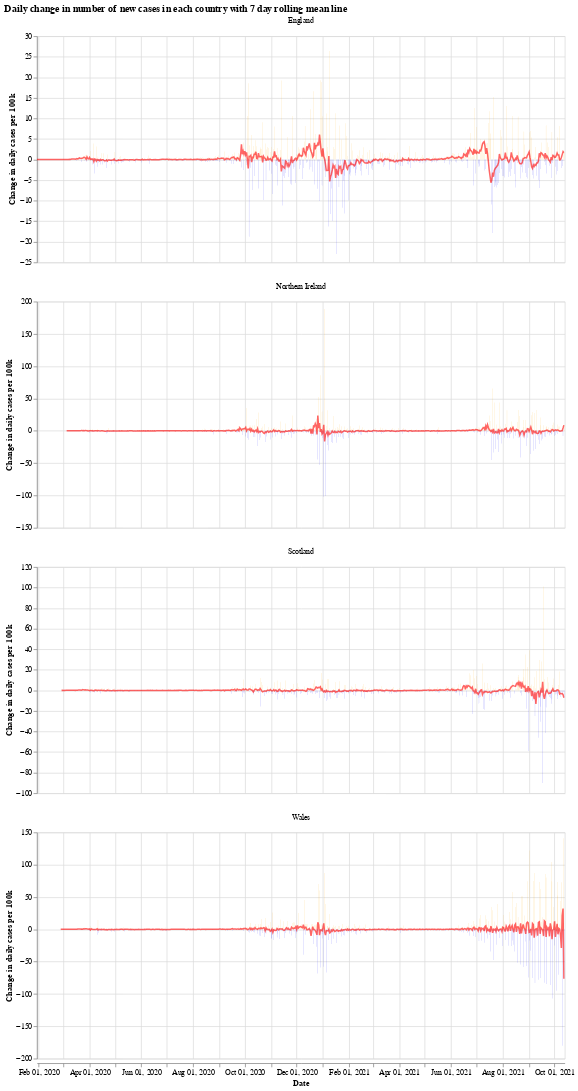

The notebook cell this image was saved under:
### Markdown cell above
We will use the Python library `Altair` for visualising the data, see the [altair docs](https://altair-viz.github.io/) for more information.

First we have a graph which shows the daily change in the number of new cases for each country. This number jumps up and down all over the place, which is likely due to delay in reporting of new cases over the weekend. Another interesting thing is that it looks like the daily cases in Wales experienced a much shorter period of calm over the summer (calm in the sense of daily cases not jumping up and down).

The orange bars are days when the number of new cases (per 100k population) was more than the previous day, while the blue are days when the number of new cases dropped. The red line is the 7 day moving average. 

When the moving average line is below 0, it means that there is a consistent drop in new cases. We can see this clearly happening around the times that lockdowns were introduced (though, to varying degrees). I will update the graphs soon with a marker of when each lockdown started.

### Code cell
# collapse
import altair as alt

bars = alt.Chart(uk_cases).mark_bar().encode(
    x=alt.X("yearmonthdate(date):T", axis=alt.Axis(title='Date')),
    y=alt.Y("casesChangeRate:Q", axis=alt.Axis(title='Change in daily cases per 100k')),
    tooltip='casesChange',
    color=alt.condition(
        alt.datum.casesChangeRate > 0,
        alt.value("orange"),  # The positive color
        alt.value("blue")  # The negative color
    )
).properties(title='Daily change in number of new cases with 7 day rolling mean',width=700).interactive()

line = alt.Chart(uk_cases).mark_line(
    color='red',
    size=2,
    opacity=0.6
).transform_window(
    rolling_mean='mean(casesChangeRate)',
    frame=[0, 7],
    groupby=['areaName']
).encode(
    x='yearmonthdate(date):T',
    y='rolling_mean:Q'
)

alt.layer(bars, line, data=uk_cases).facet(alt.Column(
    'areaName', title=''), columns=1).resolve_scale(y='independent').properties(title='Daily change in number of new cases in each country with 7 day rolling mean line')

### Figure 1 — Vega-Lite specification as saved in the notebook (floating-point values rounded to 4 significant figures; data arrays with more than 128 entries replaced by an {"elided": "..."} marker saying what was removed)
{"config": {"view": {"continuousWidth": 400, "continuousHeight": 300}}, "data": {"name": "data-5bbf50c7c6aca0ac1e32010aa3abcc6c"}, "facet": {"type": "nominal", "field": "areaName", "title": ""}, "spec": {"layer": [{"mark": "bar", "encoding": {"color": {"condition": {"value": "orange", "test": "(datum.casesChangeRate > 0)"}, "value": "blue"}, "tooltip": {"type": "quantitative", "field": "casesChange"}, "x": {"type": "temporal", "axis": {"title": "Date"}, "field": "date", "timeUnit": "yearmonthdate"}, "y": {"type": "quantitative", "axis": {"title": "Change in daily cases per 100k"}, "field": "casesChangeRate"}}, "selection": {"selector001": {"type": "interval", "bind": "scales", "encodings": ["x", "y"]}}, "title": "Daily change in number of new cases with 7 day rolling mean", "width": 700}, {"mark": {"type": "line", "color": "red", "opacity": 0.6, "size": 2}, "encoding": {"x": {"type": "temporal", "field": "date", "timeUnit": "yearmonthdate"}, "y": {"type": "quantitative", "field": "rolling_mean"}}, "transform": [{"window": [{"op": "mean", "field": "casesChangeRate", "as": "rolling_mean"}], "frame": [0, 7], "groupby": ["areaName"]}]}]}, "columns": 1, "resolve": {"scale": {"y": "independent"}}, "title": "Daily change in number of new cases in each country with 7 day rolling mean line", "$schema": "https://vega.github.io/schema/vega-lite/v4.8.1.json", "datasets": {"data-5bbf50c7c6aca0ac1e32010aa3abcc6c": {"elided": "2396 records"}}}
